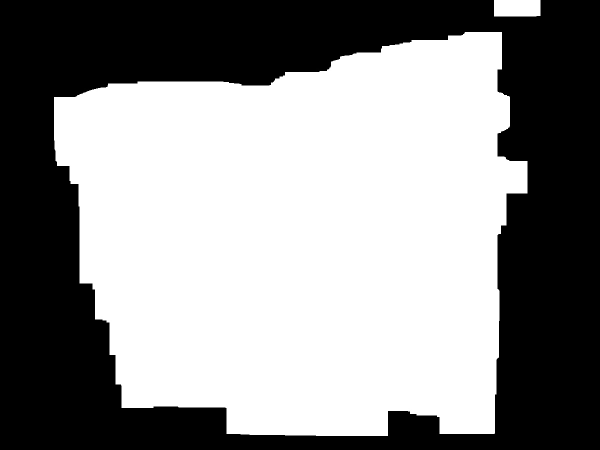
#> input picture side/4.img_open_thresh.jpg, 1200 x 900 px (shown at 1/2 size)
$ python '5.去除孤立的模块.py'
#> lines starting #> are read from the running program, lines starting #| are printed output that depends on the picture; after the words box and inside, x2 and y2 are one past the last pixel; in counts of white or black regions, pixels touching at a corner belong together
import numpy as np
import cv2 as cv

# 加载图片
img = cv.imread("4.img_open_thresh.jpg")
#> img is the input picture: shape (900, 1200, 3); min 0, max 255, mean 141.7
# img = cv.resize(img, (1200,900))
# 灰度化
img_gray = cv.cvtColor(img, cv.COLOR_BGR2GRAY)
# 二值化
ret, thresh = cv.threshold(img_gray, 127, 255, cv.THRESH_BINARY)
#> thresh: shape (900, 1200); 55.6% white; 1 black region, box (x1, y1, x2, y2) and area: (0, 0, 1200, 900) 479713
# 寻找连通域
num_labels, labels, stats, centroids = cv.connectedComponentsWithStats(thresh, connectivity=8)
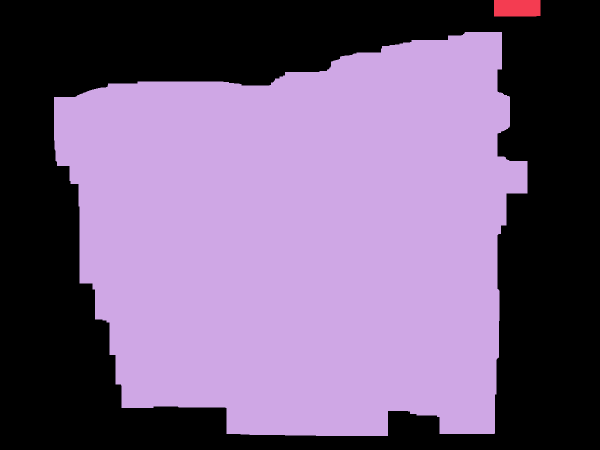
#> labels: shape (900, 1200) int32 (shown at 1/2 size); 3 distinct labels, from 0 to 2; one colour per label, 0 black
#> num_labels = 3; stats = [[0, 0, 1200, 900, 479713], [988, 0, 93, 33, 3061], [108, 64, 947, 808, 597226]]; centroids = [[591.2, 418.2], [1033.9, 15.96], [603.9, 476.9]]

# 计算平均面积
areas = list()
for i in range(num_labels):
    areas.append(stats[i][-1])
    print("轮廓%d的面积:%d" % (i, stats[i][-1]))
#> this loop made 3 passes
#| 轮廓0的面积:479713
#| 轮廓1的面积:3061
#| 轮廓2的面积:597226
#> after the loop, areas = [479713, 3061, 597226]

area_avg = np.average(areas[1:-1])
#> area_avg = 3061
print("轮廓平均面积:", area_avg)
#| 轮廓平均面积: 3061.0

# 筛选超过平均面积的连通域
image_filtered = np.zeros_like(img)
for (i, label) in enumerate(np.unique(labels)):
    # 如果是背景，忽略
    if label == 0:
        continue
    if stats[i][-1] > area_avg :
        image_filtered[labels == i] = 255
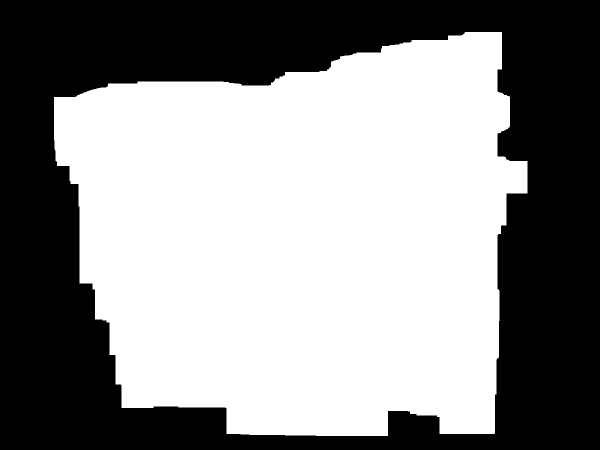
#> image_filtered: shape (900, 1200, 3) (shown at 1/2 size); 55.3% white; 1 black region, box (x1, y1, x2, y2) and area: (0, 0, 1200, 900) 482774

cv.imshow("image_filtered", image_filtered)
cv.imshow("img", img)
cv.imwrite("5.clean.jpg", image_filtered)
cv.waitKey()
cv.destroyAllWindows()
